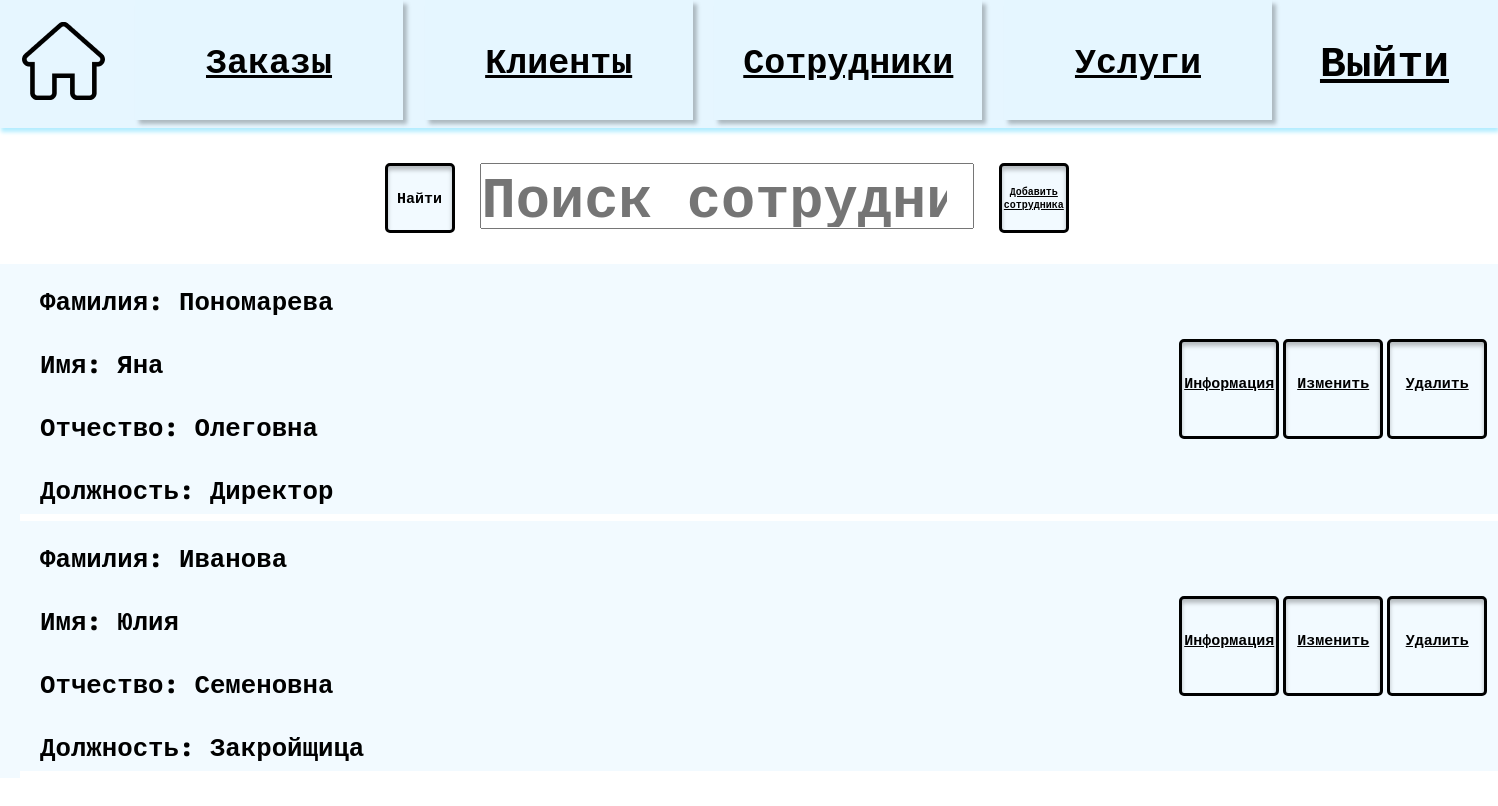
The page /Employee/ on the database its author committed.
### main/models.py (models this page shows, shortened)
class Employee(models.Model):
    id = models.AutoField(primary_key=True)
    surname = models.CharField (max_length=35,blank=False, verbose_name="Фамилия")
    name = models.CharField (max_length=35, blank=False, verbose_name="Имя")
    name2 = models.CharField (max_length=35, verbose_name="Отчетсво")
    position = models.CharField (max_length=35, verbose_name="Должность",blank=False)
    birthday = models.DateField(blank=False, verbose_name="Дата рождения")
    phone = models.CharField(max_length=35, blank=False, verbose_name="Телефон")
    email = models.EmailField(max_length=35, blank=False)

### main/views.py (the view)
# urls.py: path('Employee/', views.Employee_view, name='Employee'),
def Employee_view(request):
    if 'q' in request.GET:
        q = request.GET['q']
        dataset = Employee.objects.filter(Q(surname__icontains=q) | Q(name__icontains=q) | Q(phone__icontains=q))
    else:
        dataset = Employee.objects.all()
    return render(request, 'test/view_Emp.html', {'dataset': dataset, 'tableName': 'Employee'})

### main/templates/test/view_Emp.html
{% extends 'main/base.html' %}
{% block header %}
    <div class="lyout">
        <a href="{% url 'home' %}">
            <img src="../../static/main/img/home.png" alt="домик" class="home_img">
        </a>
        <div class="menu">
            <a href="{% url 'Orders' %}"><button class="buttom_menu">Заказы</button></a>
            <a href="{% url 'Users' %}"><button class="buttom_menu">Клиенты</button></a>
            <a href="{% url 'Employee' %}"><button class="buttom_menu">Сотрудники</button></a>
            <a href="{% url 'Services' %}"><button class="buttom_menu">Услуги</button></a>
        </div>
        <a href="{% url 'logout' %}" class="button_in">Выйти</a>
    </div>
{% endblock %}
{% block content %}
<div class="searc_block">
    <form class="searc_block_el" action="{% url 'SearchEmployee' %}" method="get">
        <button class="searc_block_batton" type="submit">Найти</button>
        <input class="searc_block_input search_emp" type="search" type="text" name="q" placeholder="Поиск сотрудника">
        <a class="searc_block_batton searc_block_batton_text batton_emp" href='http://127.0.0.1:8000/create{{tableName}}'>Добавить сотрудника</a>
    </form>
</div>
<div class="Employee_info">
{% for data in dataset %}
    <div class="Employee_info wrap_emp">
        <div class="Employee_info_name ">
            <h3>Фамилия: {{ data.surname }}</h3><br>
            <h3>Имя: {{ data.name}}</h3><br>
            <h3>Отчество: {{ data.name2}}</h3><br>
            <h3>Должность: {{ data.position }}</h3><br>
        </div>
        <div class="Employee_info_batton pading_emp">
        </div>
        <div class="block_buton_delete pading_emp_del">
            <a class="info_batton buton_delete fz" href='http://127.0.0.1:8000/{{tableName}}/{{data.id}}'>Информация</a>
            <a class="info_batton buton_delete fz" href='http://127.0.0.1:8000/update{{tableName}}/{{data.id}}'>Изменить</a>
            <a class="buton_delete fz" href='http://127.0.0.1:8000/delete{{tableName}}/{{data.id}}'>Удалить</a>
        </div>
    </div>
{% endfor %}
</div>
{% endblock %}

### main/static/main/css/style.css (style rules this page uses)
* { position: relative; margin: 0; padding: 0; display: block; box-sizing: border-box; color: black; font-family: 'IBM Plex Mono', monospace; }

### main/static/main/css/header.css (style rules this page uses)
.lyout { position: relative; z-index: 1; display: flex; flex-direction: row; height: max-content; width: 100%; background: #E6F6FF; box-shadow: 1px 4px 4px #B3EDFF; }
.home_img { margin: 22px 30px 16px 22px; width: 83px; height: 78px; }
.menu { width: 100%; display: flex; flex-direction: row; justify-content: space-between; }
.buttom_menu { width: 268px; height: 120px; background: #E5F6FF; border: none; box-shadow: 4px 4px 4px rgba(0, 0, 0, 0.25); font-size: 35px; font-weight: 600; }
.button_in { margin: 32px 49px 39px 48px; text-decoration: line; font-size: 43px; font-weight: 600; }

### main/static/main/css/emp/createEmployee.css (style rules this page uses)
input { width: 700px; height: 31px; font-size: 20px; font-weight: 700; line-height: 48px; letter-spacing: 0em; text-align: left; }

### main/static/main/css/emp/view_Emp.css (style rules this page uses)
.searc_block { margin-left: 24%; width: 100%; }
.searc_block_el { display: flex; width: 100%; height: 136px; }
.searc_block_input { margin: 35px 0; height: 66px; font-size: 57px; font-weight: 700; line-height: 48px; letter-spacing: 0em; text-align: left; }
.searc_block_batton { width: 70px; height: 70px; margin: 35px 25px; border: solid 3px black; border-radius: 5px; background-color: #F2FAFF; box-shadow: inset 0px 4px 4px rgba(0, 0, 0, 0.25); text-align: center; font-size: 15px; font-weight: 700; }
.searc_block_batton_text { padding-top: 10px; }
.search_emp { width: 33%; }
.Employee_info { padding-left: 20px; background-color: #F2FAFF; display: flex; flex-wrap: wrap; }
.Employee_info_name { padding: 20px 0; width: 40%; height: 250px; font-size: 22px; font-weight: 700; }
.Employee_info_batton { width: 35%; display: flex; flex-direction: column; justify-content: center; align-items: center; text-align: center; }
.info_batton { margin: 2px; width: 100px; height: 100px; padding: 31px 0; font-size: 15px; font-weight: 700; border: solid 3px black; border-radius: 5px; background-color: #F2FAFF; box-shadow: inset 0px 4px 4px rgba(0, 0, 0, 0.25); }
.block_buton_delete { display: flex; justify-content: center; align-items: center; }
.buton_delete { text-align: center; margin: 2px; width: 100px; height: 100px; padding: 31px 0; font-size: 20px; font-weight: 700; border: solid 3px black; border-radius: 5px; background-color: #F2FAFF; box-shadow: inset 0px 4px 4px rgba(0, 0, 0, 0.25); }
.batton_emp { font-size: 10px; padding-top: 19px; }
.wrap_emp { width: 100%; border-bottom: solid 7px #fff; }
.pading_emp { align-items: end; }
.pading_emp_del { padding-left: 3%; }
.fz { font-size: 15px; text-align: center; align-items: center; }

### main/static/main/css/admin/admin.css (style rules this page uses)
input { width: 500px; }

### rows shown on the page
Employee: surname "Пономарева", name "Яна", name2 "Олеговна", position "Директор"
Employee: surname "Иванова", name "Юлия", name2 "Семеновна", position "Закройщица"
